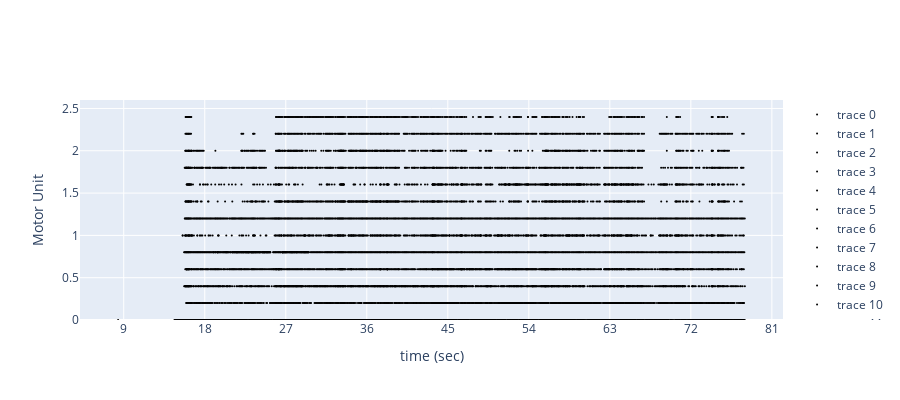

Notebook code for this chart:
### Code cell
emg.spikeTrain_plot()

### Figure 1 — Plotly figure (JSON) as saved in the notebook; plotly's stock layout.template omitted (floating-point values rounded to 4 significant figures; data arrays with more than 128 entries replaced by an {"elided": "..."} marker saying what was removed)
{"data": [{"marker": {"color": "black", "size": 2}, "mode": "markers", "type": "scatter", "x": {"elided": "1489 int values"}, "y": {"elided": "1489 int values"}}, {"marker": {"color": "black", "size": 2}, "mode": "markers", "type": "scatter", "x": {"elided": "1000 int values"}, "y": {"elided": "1000 float values"}}, {"marker": {"color": "black", "size": 2}, "mode": "markers", "type": "scatter", "x": {"elided": "960 int values"}, "y": {"elided": "960 float values"}}, {"marker": {"color": "black", "size": 2}, "mode": "markers", "type": "scatter", "x": {"elided": "880 int values"}, "y": {"elided": "880 float values"}}, {"marker": {"color": "black", "size": 2}, "mode": "markers", "type": "scatter", "x": {"elided": "863 int values"}, "y": {"elided": "863 float values"}}, {"marker": {"color": "black", "size": 2}, "mode": "markers", "type": "scatter", "x": {"elided": "710 int values"}, "y": {"elided": "710 int values"}}, {"marker": {"color": "black", "size": 2}, "mode": "markers", "type": "scatter", "x": {"elided": "669 int values"}, "y": {"elided": "669 float values"}}, {"marker": {"color": "black", "size": 2}, "mode": "markers", "type": "scatter", "x": {"elided": "578 int values"}, "y": {"elided": "578 float values"}}, {"marker": {"color": "black", "size": 2}, "mode": "markers", "type": "scatter", "x": {"elided": "566 int values"}, "y": {"elided": "566 float values"}}, {"marker": {"color": "black", "size": 2}, "mode": "markers", "type": "scatter", "x": {"elided": "554 int values"}, "y": {"elided": "554 float values"}}, {"marker": {"color": "black", "size": 2}, "mode": "markers", "type": "scatter", "x": {"elided": "470 int values"}, "y": {"elided": "470 int values"}}, {"marker": {"color": "black", "size": 2}, "mode": "markers", "type": "scatter", "x": {"elided": "432 int values"}, "y": {"elided": "432 float values"}}, {"marker": {"color": "black", "size": 2}, "mode": "markers", "type": "scatter", "x": {"elided": "328 int values"}, "y": {"elided": "328 float values"}}], "layout": {"height": 400, "xaxis": {"ticktext": [[[0]], [[9]], [[18]], [[27]], [[36]], [[45]], [[54]], [[63]], [[72]], [[81]]], "tickvals": [0, 18356, 36712, 55068, 73424, 91780, 110136, 128492, 146848, 165204], "title": {"text": "time (sec)"}}, "yaxis": {"range": [0, 2.6], "title": {"text": "Motor Unit"}}}}
